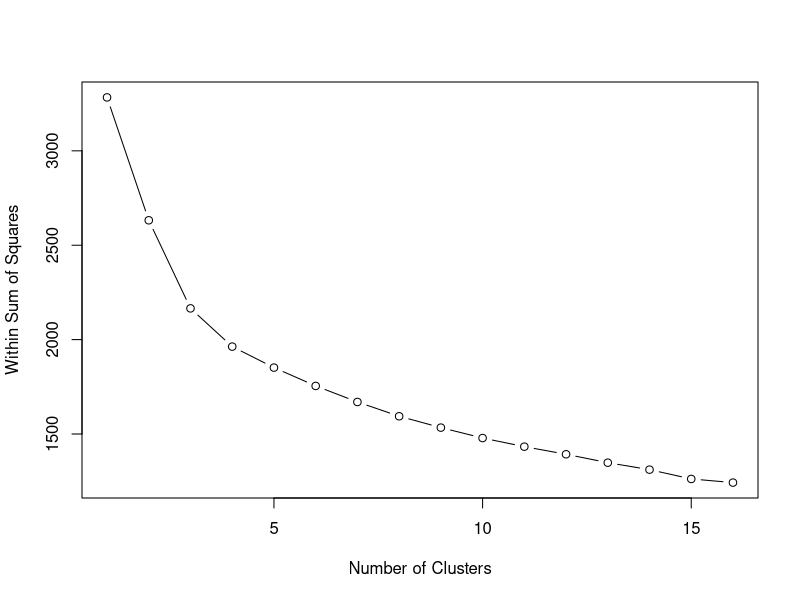

R code for this plot:
#instalación de paquetes

library(plyr) 
library(ggplot2)
library(cluster)
library(lattice) 
library(graphics)
library(grid) 
library(scales)
library(gridExtra)
install.packages("readxl") #instalar paquete para leer excel
library("readxl") #instalar libreria para leer excel

#fijar el wd
rep<-"C:/Users/hugoz/Desktop/cd_pantalla/cd_pantalla/proyecto_final"
setwd(rep)

#leer archivo excel y convertirlo a dataset
datos_conduccion<-as.data.frame(read_excel("datosconduccion.xlsx")) 
#aplicar correccion para asegurar que los datos son numéricos
datos_coonduccion_c<-datos_conduccion[sapply(datos_conduccion, is.numeric)]
#hay algunos valores NA que interfieren con el escalado
#esos valores se cambian por la mediana de su columna correspondiente para que el escalado no suponga un problema
datos_coonduccion_c<-as.data.frame(lapply(datos_coonduccion_c, function(col) {
  ifelse(is.na(col), median(col, na.rm = TRUE), col)
}))

#convertir a matriz para k-means
kmdata <- as.matrix(datos_coonduccion_c)


#escalado de datos
maximo<-apply(kmdata, 2, max, na.rm=TRUE)
#eliminar na, nan e inf
maximo[maximo == 0 | is.na(maximo)] <- 1
kmdata <- scale(kmdata,center=FALSE,scale=maximo)


#decidir el numero de clusters
wss <- numeric(16) 
for (k in 1:16) wss[k] <- (sum(kmeans(kmdata, centers=k, nstart=25)$withinss))
plot(1:16, wss, type="b", xlab="Number of Clusters", ylab="Within Sum of Squares")


km2 = kmeans(kmdata,2, nstart=25)
km2

km3 = kmeans(kmdata,3, nstart=25)
km3

km4 = kmeans(kmdata,4, nstart=25)
km4

km5 = kmeans(kmdata,5, nstart=25)
km5
